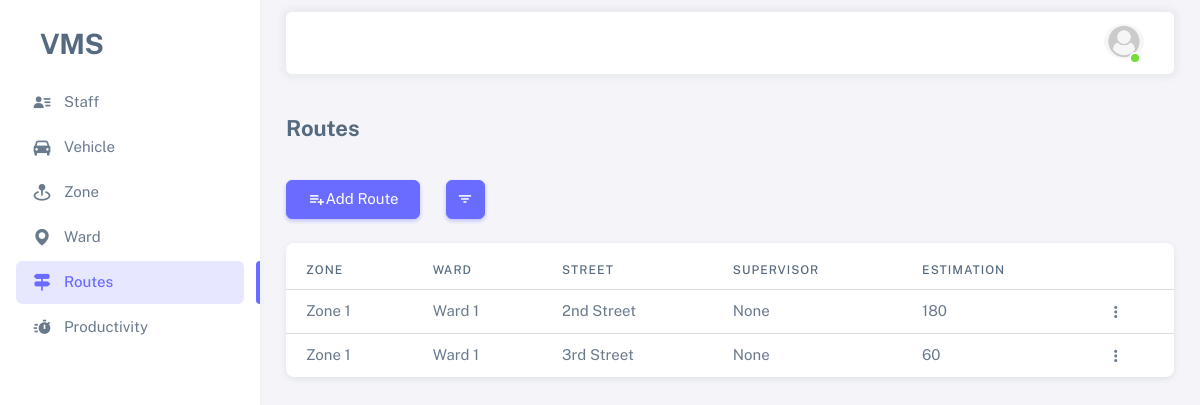
The page /route-list/ (signed in) on the database as committed earlier.
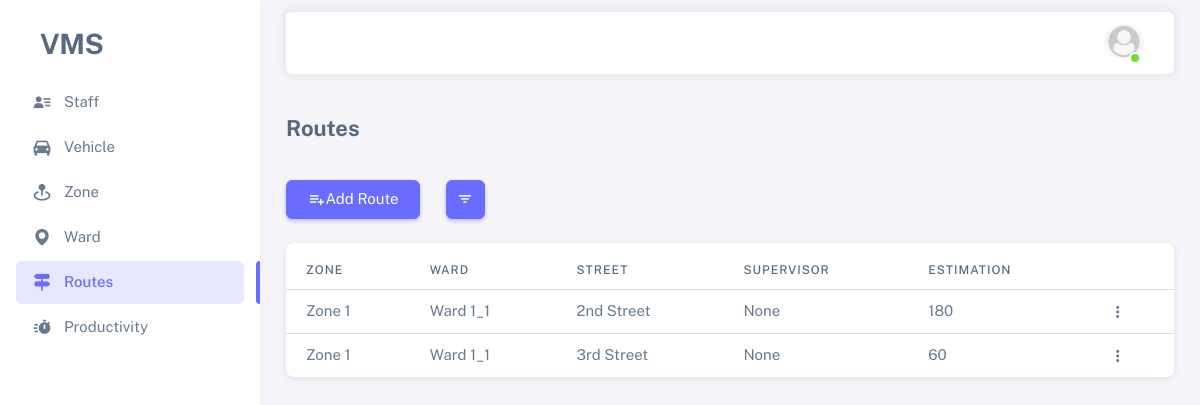
The same page on the database as committed later.
### vms_app/models.py (models this page shows, shortened)
class Route(models.Model):
    zone = models.ForeignKey(Zone, related_name='zone_routes_set', on_delete=models.PROTECT)
    ward = models.ForeignKey(Ward, related_name='ward_routes_set', on_delete=models.PROTECT)
    street = models.CharField(max_length=500)
    is_active = models.BooleanField(default=True)
    supervisor = models.ForeignKey(Employee, on_delete=models.SET_NULL, null=True, blank=True,
                                   related_name='route_supervised_by', limit_choices_to={'is_active': True})
    estimation = models.IntegerField()
    created_by = models.ForeignKey(Employee, on_delete=models.SET_NULL, null=True, blank=True,
                                   related_name='route_created_by')
    created_on = models.DateTimeField(auto_now_add=True)
    updated_by = models.ForeignKey(Employee, on_delete=models.SET_NULL, null=True, blank=True,
                                   related_name='route_updated_by')
    updated_on = models.DateTimeField(auto_now=True)

class Ward(models.Model):
    ward_name = models.CharField(max_length=50, unique=True)
    zone = models.ForeignKey(Zone, related_name='contained_wards_set', on_delete=models.PROTECT)
    is_active = models.BooleanField(default=True)
    def __str__(self):
        return f"{self.ward_name}"

class Zone(models.Model):
    zone_name = models.CharField(max_length=50, unique=True)
    is_active = models.BooleanField(default=True)
    def __str__(self):
        return self.zone_name

### vms_app/views.py (the view)
# urls.py: path('route-list/', views.route_list, name='route_list'),
@login_required(login_url='login')
@active_required
def route_list(request):
    search_active = False if request.GET.get('query', None) == "in_active" else True
    routes = Route.objects.filter(is_active=search_active)
    context = {
        "routes": routes,
        "menu": "menu-route"
    }
    return render(request, 'vms_app/routes_list.html', context)

### vms_app/templates/vms_app/routes_list.html (shortened to what this page needs)
{% extends "base.html" %}
{% block content %}
<h4 class="fw-bold py-3 mb-4">Routes</h4>
<div class="row">
    <div class="col-auto">
        <a href="{% url "add_route" %}" class="btn btn-primary">
            <span class="tf-icons bx bx-list-plus"></span> Add Route
        </a>
    </div>
    <div class="col-auto">
        <button type="button" class="btn btn-primary btn-icon dropdown-toggle hide-arrow" data-bs-toggle="dropdown" aria-expanded="false">
            <i class="bx bx-filter"></i>
        </button>
    </div>
</div>
<div class="card mt-4">
    <div class="table-responsive text-nowrap mt-2">
        <table class="table">
            <thead>
                <tr>
                    <th>Zone</th>
                    <th>Ward</th>
                    <th>Street</th>
                    <th>Supervisor</th>
                    <th>Estimation</th>
                    <th></th>
                </tr>
            </thead>
            <tbody class="table-border-bottom-0">
                {% for route in routes %}
                <tr>
                    <td>{{route.zone}}</td>
                    <td>{{route.ward}}</td>
                    <td>{{route.street}}</td>
                    <td>{{route.supervisor}}</td>
                    <td>{{route.estimation}}</td>
                    <td>
                        {% if request.user.is_superuser %}
                        <div class="dropdown">
                            <button type="button" class="btn p-0 dropdown-toggle hide-arrow" data-bs-toggle="dropdown">
                              <i class="bx bx-dots-vertical-rounded"></i>
                            </button>
                        </div>
                        {% else %}
                            <a href="{% url "edit_route" route.id %}" class="btn btn-sm btn-icon btn-primary">
                                <span class="tf-icons bx bxs-pencil"></span>
                            </a>
                        {% endif %}
                    </td>
                </tr>
                {% endfor %}
            </tbody>
        </table>
    </div>
</div>
{% endblock content %}

Rows that differ between the two databases and show on the page:
changed through a linked row, Route "2nd Street": ward "Ward 1" → "Ward 1_1"
changed through a linked row, Route "3rd Street": ward "Ward 1" → "Ward 1_1"
